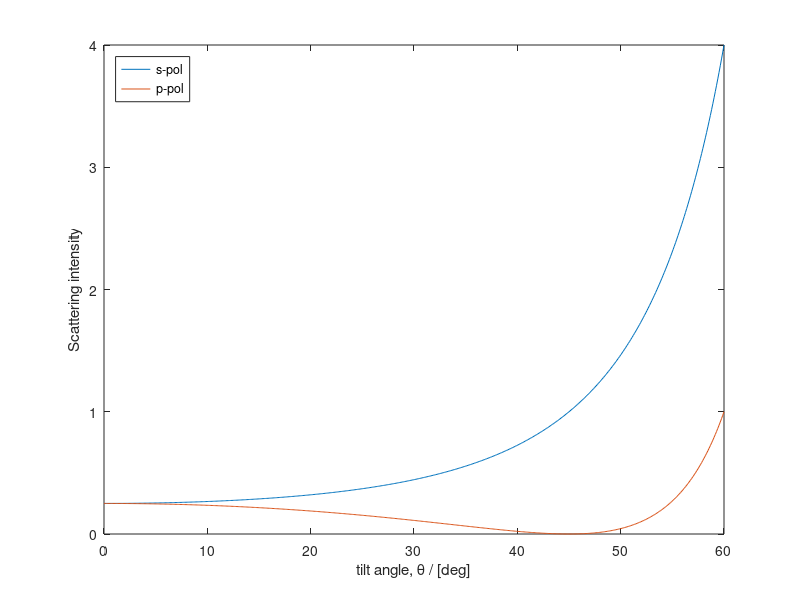

MATLAB code to generate this figure:
% Fresnel coefficients
n1 = 1;
n2 = 1.44;

theta = linspace(0,60,500)*pi/180;

R_s = 1./(2*cos(theta).^2).^2;
R_p = R_s .* cos(2*theta).^2;

figure(1)
plot(180*theta/pi, R_s, 180*theta/pi, R_p)
xlabel('tilt angle, \theta / [deg]');
ylabel('Scattering intensity');
legend('s-pol','p-pol','location','northwest')